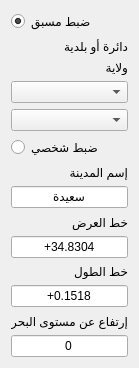
          <widget class="QWidget" name="page_1">
           <property name="geometry">
            <rect>
             <x>-69</x>
             <y>0</y>
             <width>137</width>
             <height>368</height>
            </rect>
           </property>
           <attribute name="label">
            <string>خاص بالجزائر</string>
           </attribute>
           <layout class="QVBoxLayout" name="verticalLayout_6">
            <item>
             <widget class="QRadioButton" name="radioButton_sitting_HAF">
              <property name="text">
               <string>ضبط مسبق</string>
              </property>
              <property name="checked">
               <bool>true</bool>
              </property>
              <attribute name="buttonGroup">
               <string notr="true">buttonGroup</string>
              </attribute>
             </widget>
            </item>
            <item>
             <widget class="QLabel" name="label_15">
              <property name="text">
               <string>دائرة أو بلدية</string>
              </property>
             </widget>
            </item>
            <item>
             <widget class="QLabel" name="label">
              <property name="text">
               <string>ولاية</string>
              </property>
             </widget>
            </item>
            <item>
             <widget class="QComboBox" name="comboBox_madina"/>
            </item>
            <item>
             <widget class="QComboBox" name="comboBox_madina_comune"/>
            </item>
            <item>
             <widget class="QRadioButton" name="radioButton_sitting_user">
              <property name="text">
               <string>ضبط شخصي</string>
              </property>
              <attribute name="buttonGroup">
               <string notr="true">buttonGroup</string>
              </attribute>
             </widget>
            </item>
            <item>
             <widget class="QLabel" name="label_16">
              <property name="text">
               <string>إسم المدينة</string>
              </property>
             </widget>
            </item>
            <item>
             <widget class="QLineEdit" name="lineEdit_name_madina">
              <property name="text">
               <string>سعيدة</string>
              </property>
              <property name="alignment">
               <set>Qt::AlignmentFlag::AlignCenter</set>
              </property>
             </widget>
            </item>
            <item>
             <widget class="QLabel" name="label_17">
              <property name="text">
               <string>خط العرض</string>
              </property>
             </widget>
            </item>
            <item>
             <widget class="QLineEdit" name="lineEdit_degreeLat">
              <property name="layoutDirection">
               <enum>Qt::LayoutDirection::LeftToRight</enum>
              </property>
              <property name="text">
               <string>+34.8304</string>
              </property>
              <property name="alignment">
               <set>Qt::AlignmentFlag::AlignCenter</set>
              </property>
             </widget>
            </item>
            <item>
             <widget class="QLabel" name="label_19">
              <property name="text">
               <string>خط الطول</string>
              </property>
             </widget>
            </item>
            <item>
             <widget class="QLineEdit" name="lineEdit_degreeLong">
              <property name="layoutDirection">
               <enum>Qt::LayoutDirection::LeftToRight</enum>
              </property>
              <property name="text">
               <string>+0.1518</string>
              </property>
              <property name="alignment">
               <set>Qt::AlignmentFlag::AlignCenter</set>
              </property>
             </widget>
            </item>
            <item>
             <widget class="QLabel" name="label_20">
              <property name="text">
               <string>إرتفاع عن مستوى البحر</string>
              </property>
             </widget>
            </item>
            <item>
             <widget class="QLineEdit" name="lineEdit_seaLevel">
              <property name="toolTip">
               <string>(متر)</string>
              </property>
              <property name="layoutDirection">
               <enum>Qt::LayoutDirection::LeftToRight</enum>
              </property>
              <property name="text">
               <string>0</string>
              </property>
              <property name="alignment">
               <set>Qt::AlignmentFlag::AlignCenter</set>
              </property>
             </widget>
            </item>
           </layout>
           <zorder>lineEdit_degreeLat</zorder>
           <zorder>label_16</zorder>
           <zorder>lineEdit_seaLevel</zorder>
           <zorder>lineEdit_name_madina</zorder>
           <zorder>label_19</zorder>
           <zorder>comboBox_madina</zorder>
           <zorder>lineEdit_degreeLong</zorder>
           <zorder>comboBox_madina_comune</zorder>
           <zorder>label</zorder>
           <zorder>label_15</zorder>
           <zorder>label_17</zorder>
           <zorder>label_20</zorder>
           <zorder>radioButton_sitting_HAF</zorder>
           <zorder>radioButton_sitting_user</zorder>
          </widget>
